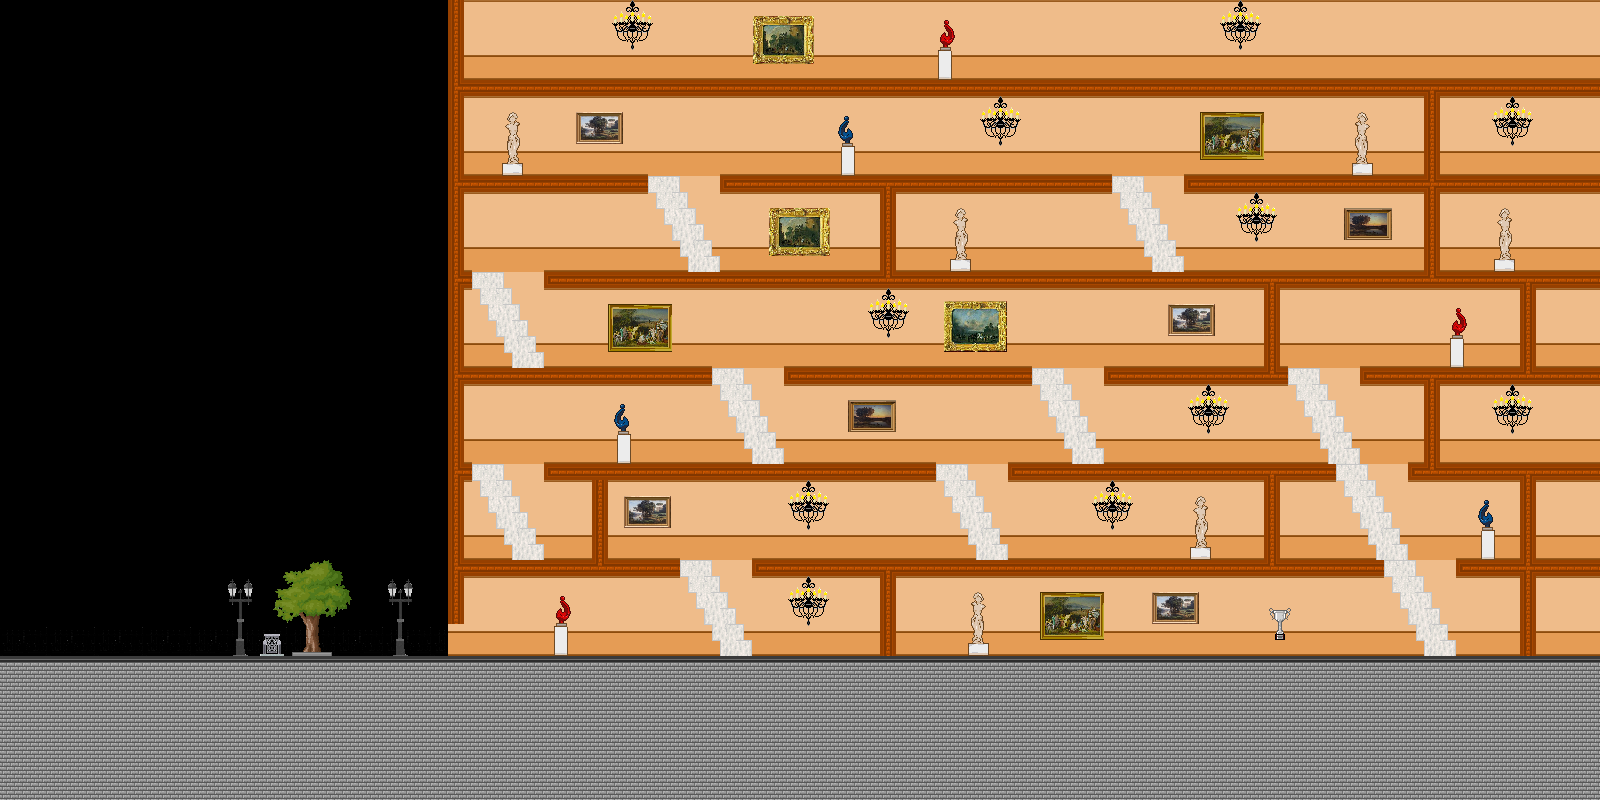

Tiled map render using the project's own tile images. Description and the map definition, with tile-layer contents summarised, below:
An orthogonal 100x50 tile map with 16x16 px tiles, 5 tile layers (bg, m1, m2, m3, ...) and 139 objects (spawn).

<map version="1.0" orientation="orthogonal" renderorder="right-down" width="100" height="50" tilewidth="16" tileheight="16">
 <tileset firstgid="1" name="Style" tilewidth="16" tileheight="16">
  <image source="Style.png" width="1024" height="512" />
 </tileset>
 <layer name="bg" width="100" height="50">
  <data>[5000 cells, 956 non-empty, 8 distinct tile ids]</data>
 </layer>
 <layer name="m1" width="100" height="50">
  <data>[5000 cells, 3002 non-empty, 55 distinct tile ids]</data>
 </layer>
 <layer name="m2" width="100" height="50">
  <data>[5000 cells, 334 non-empty, 34 distinct tile ids]</data>
 </layer>
 <layer name="m3" width="100" height="50">
  <data>[5000 cells, 344 non-empty, 100 distinct tile ids]</data>
 </layer>
 <layer name="fg" width="100" height="50">
  <data>[5000 cells, 0 non-empty, 0 distinct tile ids]</data>
 </layer>
 <objectgroup name="ground">
  <object x="464" y="624">
   <polygon points="0,0 -16,0 -12,-608 0,-608" />
  </object>
  <object x="464" y="96">
   <polygon points="0,0 972,0 972,-16 0,-16" />
  </object>
  <object x="464" y="176">
   <polygon points="0,0 184,0 184,16 0,16" />
  </object>
  <object x="464" y="272">
   <polygon points="0,0 8,0 8,16 0,16" />
  </object>
  <object x="544" y="272">
   <polygon points="0,0 0,16 1056,16 1056,0" />
  </object>
  <object x="880" y="272">
   <polygon points="0,0 0,-80 16,-80 16,0" />
  </object>
  <object x="720" y="176">
   <polygon points="0,0 0,16 392,16 392,0" />
  </object>
  <object x="1184" y="176">
   <polygon points="0,0 0,16 408,16 408,0" />
  </object>
  <object x="1424" y="96">
   <polygon points="0,0 0,80 16,80 16,0" />
  </object>
  <object x="1424" y="192">
   <polygon points="0,0 0,80 16,80 16,0" />
  </object>
  <object x="1520" y="288">
   <polygon points="0,0 0,80 -160,80 -160,96 -96,96 -96,176 -112,176 -112,192 0,192 0,272 -64,272 -64,288 0,288 0,368 72,368 72,0" />
  </object>
  <object x="1384" y="560">
   <polygon points="0,0 0,16 -632,16 -632,0" />
  </object>
  <object x="464" y="576">
   <polygon points="0,0 216,0 216,-16 0,-16" />
  </object>
  <object x="464" y="480">
   <polygon points="0,0 8,0 8,-16 0,-16" />
  </object>
  <object x="544" y="464">
   <polygon points="0,0 0,16 392,16 392,0" />
  </object>
  <object x="592" y="480">
   <polygon points="0,0 0,80 16,80 16,0" />
  </object>
  <object x="880" y="576">
   <polygon points="0,0 0,80 16,80 16,0" />
  </object>
  <object x="1008" y="480">
   <polygon points="0,0 0,-16 328,-16 328,0" />
  </object>
  <object x="1264" y="560">
   <polygon points="0,0 0,-80 16,-80 16,0" />
  </object>
  <object x="712" y="384">
   <polygon points="0,0 -248,0 -248,-16 0,-16" />
  </object>
  <object x="784" y="368">
   <polygon points="0,0 0,16 248,16 248,0" />
  </object>
  <object x="1104" y="368">
   <polygon points="0,0 0,16 184,16 184,0 172,0" />
  </object>
  <object x="1264" y="368">
   <polygon points="0,0 0,-80 16,-80 16,0" />
  </object>
  <object x="0" y="656">
   <polygon points="0,0 1600,0 1600,72 0,60" />
  </object>
 </objectgroup>
 <objectgroup name="spawn">
  <object name="spawn" x="84" y="576">
   <ellipse />
  </object>
 </objectgroup>
 <objectgroup name="finish">
  <object x="1276" y="476" width="8" height="180" />
 </objectgroup>
 <objectgroup name="platforms">
  <object x="264" y="635" width="16" />
  <object x="288" y="572" width="16" />
  <object x="304" y="564" width="32" />
  <object x="389" y="600" width="24" />
  <object x="230" y="600" width="20" />
  <object x="555" y="628" width="12" />
  <object x="728" y="640" width="24" />
  <object x="720" y="624" width="24" />
  <object x="712" y="608" width="24" />
  <object x="704" y="592" width="24" />
  <object x="696" y="576" width="24" />
  <object x="680" y="560" width="32" />
  <object x="512" y="528" width="24" />
  <object x="504" y="512" width="24" />
  <object x="520" y="544" width="24" />
  <object x="472" y="464" width="32" />
  <object x="488" y="480" width="24" />
  <object x="496" y="496" width="24" />
  <object x="752" y="432" width="24" />
  <object x="744" y="416" width="24" />
  <object x="760" y="448" width="24" />
  <object x="712" y="368" width="32" />
  <object x="728" y="384" width="24" />
  <object x="736" y="400" width="24" />
  <object x="511" y="336" width="24" />
  <object x="503" y="320" width="24" />
  <object x="519" y="352" width="24" />
  <object x="471" y="272" width="32" />
  <object x="487" y="288" width="24" />
  <object x="495" y="304" width="24" />
  <object x="687" y="240" width="24" />
  <object x="679" y="224" width="24" />
  <object x="695" y="256" width="24" />
  <object x="647" y="176" width="32" />
  <object x="663" y="192" width="24" />
  <object x="671" y="208" width="24" />
  <object x="1151" y="240" width="24" />
  <object x="1143" y="224" width="24" />
  <object x="1159" y="256" width="24" />
  <object x="1111" y="176" width="32" />
  <object x="1127" y="192" width="24" />
  <object x="1135" y="208" width="24" />
  <object x="1327" y="432" width="24" />
  <object x="1319" y="416" width="24" />
  <object x="1335" y="448" width="24" />
  <object x="1287" y="368" width="32" />
  <object x="1303" y="384" width="24" />
  <object x="1311" y="400" width="24" />
  <object x="1374" y="528" width="24" />
  <object x="1366" y="512" width="24" />
  <object x="1382" y="544" width="24" />
  <object x="1334" y="464" width="32" />
  <object x="1350" y="480" width="24" />
  <object x="1358" y="496" width="24" />
  <object x="1423" y="625" width="24" />
  <object x="1415" y="609" width="24" />
  <object x="1431" y="641" width="24" />
  <object x="1383" y="561" width="32" />
  <object x="1399" y="577" width="24" />
  <object x="1407" y="593" width="24" />
  <object x="976" y="528" width="24" />
  <object x="968" y="512" width="24" />
  <object x="984" y="544" width="24" />
  <object x="936" y="464" width="32" />
  <object x="952" y="480" width="24" />
  <object x="960" y="496" width="24" />
  <object x="1071" y="432" width="24" />
  <object x="1063" y="416" width="24" />
  <object x="1079" y="448" width="24" />
  <object x="1031" y="368" width="32" />
  <object x="1047" y="384" width="24" />
  <object x="1055" y="400" width="24" />
  <object x="968" y="644" width="20" />
  <object x="1044" y="636" width="56" />
  <object x="852" y="428" width="40" />
  <object x="620" y="436" width="8" />
  <object x="612" y="348" width="56" />
  <object x="780" y="248" width="40" />
  <object x="504" y="164" width="16" />
  <object x="580" y="140" width="36" />
  <object x="844" y="148" width="8" />
  <object x="1204" y="156" width="56" />
  <object x="1352" y="164" width="20" />
  <object x="1352" y="236" width="36" />
  <object x="1172" y="332" width="36" />
  <object x="1192" y="548" width="16" />
  <object x="1484" y="532" width="8" />
  <object x="1452" y="340" width="8" />
  <object x="1160" y="620" width="32" />
  <object x="628" y="524" width="36" />
  <object x="956" y="344" width="40" />
  <object x="952" y="260" width="16" />
 </objectgroup>
 <objectgroup name="bugs">
  <object x="240" y="576">
   <ellipse />
  </object>
  <object x="320" y="544">
   <ellipse />
  </object>
  <object x="399" y="580">
   <ellipse />
  </object>
  <object x="564" y="596">
   <ellipse />
  </object>
  <object x="576" y="528">
   <ellipse />
  </object>
  <object x="760" y="600">
   <ellipse />
  </object>
  <object x="1488" y="500">
   <ellipse />
  </object>
  <object x="1200" y="500">
   <ellipse />
  </object>
  <object x="648" y="496">
   <ellipse />
  </object>
  <object x="576" y="528">
   <ellipse />
  </object>
  <object x="624" y="400">
   <ellipse />
  </object>
  <object x="872" y="404">
   <ellipse />
  </object>
  <object x="1460" y="308">
   <ellipse />
  </object>
  <object x="1192" y="308">
   <ellipse />
  </object>
  <object x="640" y="312">
   <ellipse />
  </object>
  </objectgroup>
 <objectgroup name="rain" />
</map>
<!-- 6 of 139 objects omitted -->
